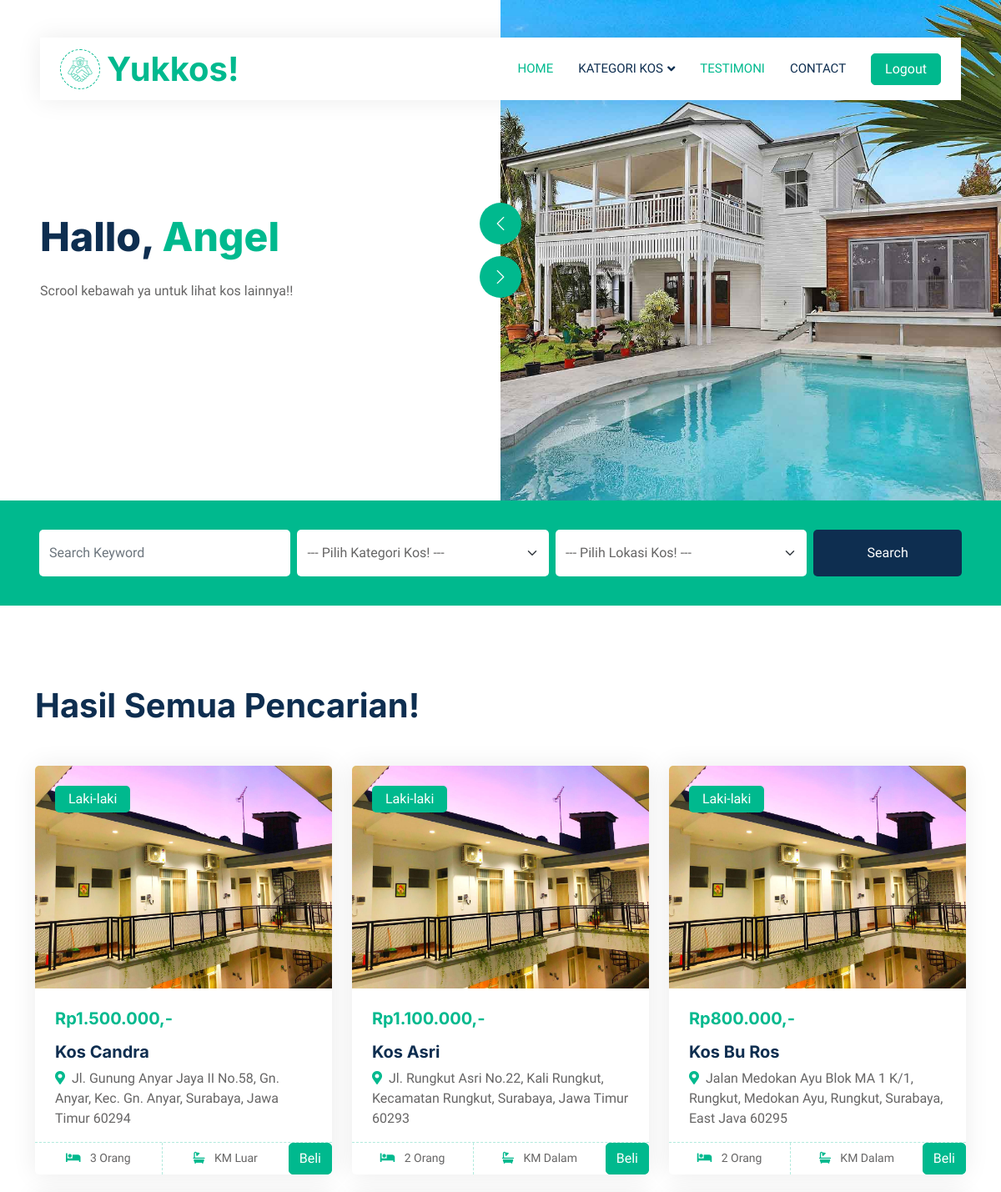
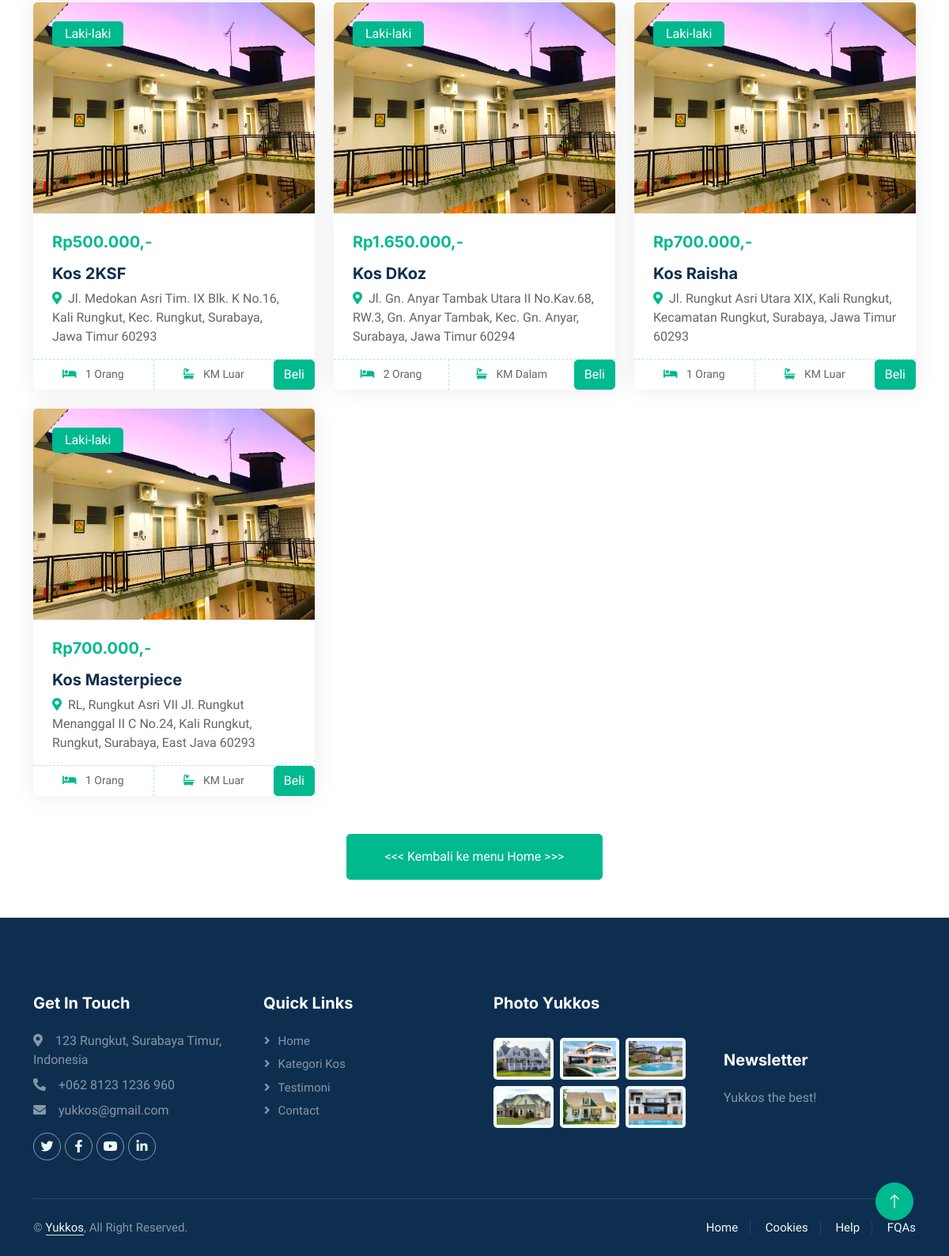
/FormLaki-laki.php, run on the app's committed database (2 pictures, top to bottom).
### tables this page shows
CREATE TABLE `tb_kos` (
  `id_kos` int(11) NOT NULL,
  `NamaKos` varchar(100) NOT NULL,
  `NamaPemilik` varchar(100) NOT NULL,
  `HargaKos` decimal(10,0) NOT NULL,
  `KamarMandi` varchar(100) NOT NULL,
  `JumlahPerkamar` varchar(100) NOT NULL,
  `KategoriKos` varchar(100) NOT NULL,
  `Wilayah` varchar(100) NOT NULL,
  `Alamat` text NOT NULL,
  `Deskripsi` text NOT NULL,
  `Gambar` blob NOT NULL
);

### FormLaki-laki.php (the view, shortened to what this page needs)
<!DOCTYPE html>
<html lang="en">
<head>
    <link href="https://cdnjs.cloudflare.com/ajax/libs/font-awesome/5.10.0/css/all.min.css" rel="stylesheet">
    <link href="https://cdn.jsdelivr.net/npm/bootstrap-icons@1.4.1/font/bootstrap-icons.css" rel="stylesheet">
    <link href="lib/animate/animate.min.css" rel="stylesheet">
    <link href="lib/owlcarousel/assets/owl.carousel.min.css" rel="stylesheet">
    <link href="css/bootstrap.min.css" rel="stylesheet">
    <link href="css/style.css" rel="stylesheet">
</head>
<body>
    <div class="container-xxl bg-white p-0">
        <div class="container-fluid nav-bar bg-transparent">
            <nav class="navbar navbar-expand-lg bg-white navbar-light py-0 px-4">
                <a href="beranda.php" class="navbar-brand d-flex align-items-center text-center">
                    <div class="icon p-2 me-2">
                        <img class="img-fluid" src="img/icon-deal.png" alt="Icon" style="width: 30px; height: 30px;">
                    </div>
                    <h1 class="m-0 text-primary">Yukkos!</h1>
                </a>
                <div class="collapse navbar-collapse" id="navbarCollapse">
                    <div class="navbar-nav ms-auto">
                        <a href="beranda.php" class="nav-item nav-link active">Home</a>
                        <div class="nav-item dropdown">
                            <a href="" class="nav-link dropdown-toggle" data-bs-toggle="dropdown">Kategori Kos</a>
                        </div>
                        <a href="testimoni.php" class="nav-item nav-link active">Testimoni</a>
                        <a href="contact.php" class="nav-item nav-link">Contact</a>
                    </div class="nav-item dropdown">
                    <form action="logout.php" method="post">
                        <button type="submit" class="btn btn-primary px-3 d-none d-lg-flex">Logout</button>
                    </form>
                </div>
            </nav>
        </div>
        <div class="container-fluid header bg-white p-0">
            <div class="row g-0 align-items-center flex-column-reverse flex-md-row">
                <div class="col-md-6 p-5 mt-lg-5">
                    <h1 class="display-5 animated fadeIn mb-4">Hallo, <span class="text-primary">Angel</span></h1>
                    <p class="animated fadeIn mb-4 pb-2">Scrool kebawah ya untuk lihat kos lainnya!!</p>
                </div>
                <div class="col-md-6 animated fadeIn">
                    <div class="owl-carousel header-carousel">
                        <div class="owl-carousel-item">
                            <img class="img-fluid" src="img/carousel-1.jpg" alt="">
                        </div>
                    </div>
                </div>
            </div>
        </div>
        <div class="container-fluid bg-primary mb-5 wow fadeIn" data-wow-delay="0.1s" style="padding: 35px;">
            <div class="container">
                <div class="row g-2">
                    <div class="col-md-10">
                        <div class="row g-2">
                            <div class="col-md-4">
                                <input type="text" class="form-control border-0 py-3" placeholder="Search Keyword">
                            </div>
                            <div class="col-md-4">
                                <select class="form-select border-0 py-3">
                                    <option selected>--- Pilih Kategori Kos! ---</option>
                                </select>
                            </div>
                            <div class="col-md-4">
                                <select class="form-select border-0 py-3">
                                    <option selected>--- Pilih Lokasi Kos! ---</option>
                                </select>
                            </div>
                        </div>
                    </div>
                    <div class="col-md-2">
                        <button class="btn btn-dark border-0 w-100 py-3">Search</button>
                    </div>
                </div>
            </div>
        </div>
        <div class="container-xxl py-5">
            <div class="container">
                <div class="row g-0 gx-5 align-items-end">
                    <div class="col-lg-6">
                        <div class="text-start mx-auto mb-5 wow slideInLeft" data-wow-delay="0.1s">
                            <h1 class="mb-3">Hasil Semua Pencarian!</h1>
                        </div>
                    </div>
                </div>
                <div class="tab-content">
                    <div id="tab-1" class="tab-pane fade show p-0 active">
                        <div class="row g-4">
                            <?php
                            include ("koneksi.php");
                            $sql="SELECT * FROM tb_kos WHERE KategoriKos = 'Laki-laki'";
                            $hasil = mysqli_query($koneksi, $sql);
                            $jmlKos = mysqli_num_rows ($hasil);
                            if ($jmlKos > 0) {
                                while ($row = mysqli_fetch_assoc($hasil)) {
                            ?>
                            <div class="col-lg-4 col-md-6 wow fadeInUp" data-wow-delay="0.1s">
                                <div class="property-item rounded overflow-hidden">
                                    <div class="position-relative overflow-hidden">
                                        <a href=""><img class="img-fluid" src="img/kos.jpeg" alt=""></a>
                                        <div
                                            class="bg-primary rounded text-white position-absolute start-0 top-0 m-4 py-1 px-3">
                                            <?= $row["KategoriKos"]; ?>
                                        </div>
                                    </div>
                                    <div class="p-4 pb-0">
                                        <h5 class="text-primary mb-3"><?= "Rp".number_format($row["HargaKos"], 0, ",", ".").",-"; ?></h5>
                                        <a class="d-block h5 mb-2" href="about.php?id=<?php echo $row['id_kos']?>"><?= $row["NamaKos"];  ?></a>
                                        <p><i class="fa fa-map-marker-alt text-primary me-2"></i><?= $row["Alamat"];  ?></p>
                                    </div>
                                    <div class="d-flex border-top">
                                        <small class="flex-fill text-center border-end py-2"><i
                                                class="fa fa-bed text-primary me-2"></i>
                                            <?= $row["JumlahPerkamar"];  ?></a>
                                        </small>
                                        <small class="flex-fill text-center py-2"><i
                                                class="fa fa-bath text-primary me-2"></i>
                                            <?= $row["KamarMandi"];  ?></a>
                                        </small>
                                        <a href="transaksi.php?id_kos=<?php echo $row['id_kos'];?>" class="btn btn-primary">Beli</a>
                                    </div>
                                </div>
                            </div>
                            <?php
                                }
                            }
                            ?>
                        </div>
                    </div>
                </div>
            </div>
        </div>
        <div class="col-12 text-center">
            <a class="btn btn-primary py-3 px-5" href="beranda.php"><<< Kembali ke menu Home >>></a>
        </div>
        <div class="container-fluid bg-dark text-white-50 footer pt-5 mt-5 wow fadeIn" data-wow-delay="0.1s">
            <div class="container py-5">
                <div class="row g-5">
                    <div class="col-lg-3 col-md-6">
                        <h5 class="text-white mb-4">Get In Touch</h5>
                        <p class="mb-2"><i class="fa fa-map-marker-alt me-3"></i>123 Rungkut, Surabaya Timur, Indonesia
                        </p>
                        <p class="mb-2"><i class="fa fa-phone-alt me-3"></i>+062 8123 1236 960</p>
                        <p class="mb-2"><i class="fa fa-envelope me-3"></i>yukkos@gmail.com</p>
                        <div class="d-flex pt-2">
                            <a class="btn btn-outline-light btn-social" href=""><i class="fab fa-twitter"></i></a>
                            <a class="btn btn-outline-light btn-social" href=""><i class="fab fa-facebook-f"></i></a>
                            <a class="btn btn-outline-light btn-social" href=""><i class="fab fa-youtube"></i></a>
                            <a class="btn btn-outline-light btn-social" href=""><i class="fab fa-linkedin-in"></i></a>
                        </div>
                    </div>
                    <div class="col-lg-3 col-md-6">
                        <h5 class="text-white mb-4">Quick Links</h5>
                        <a class="btn btn-link text-white-50" href="">Home</a>
                        <a class="btn btn-link text-white-50" href="">Kategori Kos</a>
                        <a class="btn btn-link text-white-50" href="">Testimoni</a>
                        <a class="btn btn-link text-white-50" href="">Contact</a>
                    </div>
                    <div class="col-lg-3 col-md-6">
                        <h5 class="text-white mb-4">Photo Yukkos</h5>
                        <div class="row g-2 pt-2">
                            <div class="col-4">
                                <img class="img-fluid rounded bg-light p-1" src="img/property-1.jpg" alt="">
                            </div>
                            <div class="col-4">
                                <img class="img-fluid rounded bg-light p-1" src="img/property-2.jpg" alt="">
                            </div>
                            <div class="col-4">
                                <img class="img-fluid rounded bg-light p-1" src="img/property-3.jpg" alt="">
                            </div>
                            <div class="col-4">
                                <img class="img-fluid rounded bg-light p-1" src="img/property-4.jpg" alt="">
                            </div>
                            <div class="col-4">
                                <img class="img-fluid rounded bg-light p-1" src="img/property-5.jpg" alt="">
                            </div>
                            <div class="col-4">
                                <img class="img-fluid rounded bg-light p-1" src="img/property-6.jpg" alt="">
                            </div>
                        </div>
                    </div>
                    <div class="col-lg-3 col-md-6">
                        <h5 class="text-white mb-4"><br><br><br>Newsletter</h5>
                        <p>Yukkos the best!</p>
                    </div>
                </div>
            </div>
            <div class="container">
                <div class="copyright">
                    <div class="row">
                        <div class="col-md-6 text-center text-md-start mb-3 mb-md-0">
                            &copy; <a class="border-bottom" href="#">Yukkos</a>, All Right Reserved.
                        </div>
                        <div class="col-md-6 text-center text-md-end">
                            <div class="footer-menu">
                                <a href="">Home</a>
                                <a href="">Cookies</a>
                                <a href="">Help</a>
                                <a href="">FQAs</a>
                            </div>
                        </div>
                    </div>
                </div>
            </div>
        </div>
        <a href="#" class="btn btn-lg btn-primary btn-lg-square back-to-top"><i class="bi bi-arrow-up"></i></a>
    </div>
</body>
</html>

### css/style.css (style rules this page uses)
:root { --primary: #00B98E; --secondary: #FF6922; --light: #EFFDF5; --dark: #0E2E50; }
.back-to-top { position: fixed; display: none; right: 45px; bottom: 45px; z-index: 99; }
.btn { transition: .5s; }
.btn.btn-primary, .btn.btn-secondary { color: #FFFFFF; }
.btn-lg-square { width: 48px; height: 48px; }
.btn-square, .btn-sm-square, .btn-lg-square { padding: 0; display: flex; align-items: center; justify-content: center; font-weight: normal; border-radius: 50px; }
.nav-bar { position: relative; margin-top: 45px; padding: 0 3rem; transition: .5s; z-index: 9999; }
.navbar { box-shadow: 0 0 30px rgba(0, 0, 0, .08); }
.navbar .dropdown-toggle::after { border: none; content: "\f107"; font-family: "Font Awesome 5 Free"; font-weight: 900; vertical-align: middle; margin-left: 5px; transition: .5s; }
.navbar-light .navbar-nav .nav-link { margin-right: 30px; padding: 25px 0; color: #FFFFFF; font-size: 15px; text-transform: uppercase; outline: none; }
.navbar-light .navbar-nav .nav-link:hover, .navbar-light .navbar-nav .nav-link.active { color: var(--primary); }
.navbar-light .navbar-brand { height: 75px; }
.navbar-light .navbar-nav .nav-link { color: var(--dark); font-weight: 500; }
@media (min-width: 992px) { .header { margin-top: -120px; } }
.icon { padding: 15px; display: inline-flex; align-items: center; justify-content: center; background: #FFFFFF !important; border-radius: 50px; border: 1px dashed var(--primary) !important; }
.property-item { box-shadow: 0 0 30px rgba(0, 0, 0, .08); }
.property-item img { transition: .5s; }
.property-item .border-top { border-top: 1px dashed rgba(0, 185, 142, .3) !important; }
.property-item .border-end { border-right: 1px dashed rgba(0, 185, 142, .3) !important; }
.footer .btn.btn-social { margin-right: 5px; width: 35px; height: 35px; display: flex; align-items: center; justify-content: center; color: var(--light); border: 1px solid rgba(255,255,255,0.5); border-radius: 35px; transition: .3s; }
.footer .btn.btn-link { display: block; margin-bottom: 5px; padding: 0; text-align: left; font-size: 15px; font-weight: normal; text-transform: capitalize; transition: .3s; }
.footer .btn.btn-link::before { position: relative; content: "\f105"; font-family: "Font Awesome 5 Free"; font-weight: 900; margin-right: 10px; }
.footer .copyright { padding: 25px 0; font-size: 15px; border-top: 1px solid rgba(256, 256, 256, .1); }
.footer .copyright a { color: var(--light); }
.footer .footer-menu a { margin-right: 15px; padding-right: 15px; border-right: 1px solid rgba(255, 255, 255, .1); }
.footer .footer-menu a:last-child { margin-right: 0; padding-right: 0; border-right: none; }

### data on the page
tb_kos: KategoriKos "Laki-laki", HargaKos "1.500.000", NamaKos "Kos Candra", Alamat "Jl. Gunung Anyar Jaya II No.58, Gn. Anyar, Kec. Gn. Anyar, Surabaya, Jawa Timur 60294", JumlahPerkamar "3 Orang", KamarMandi "KM Luar"
tb_kos: KategoriKos "Laki-laki", HargaKos "1.100.000", NamaKos "Kos Asri", Alamat "Jl. Rungkut Asri No.22, Kali Rungkut, Kecamatan Rungkut, Surabaya, Jawa Timur 60293", JumlahPerkamar "2 Orang", KamarMandi "KM Dalam"
tb_kos: KategoriKos "Laki-laki", HargaKos "800.000", NamaKos "Kos Bu Ros", Alamat "Jalan Medokan Ayu Blok MA 1 K/1, Rungkut, Medokan Ayu, Rungkut, Surabaya, East Java 60295", JumlahPerkamar "2 Orang", KamarMandi "KM Dalam"
tb_kos: KategoriKos "Laki-laki", HargaKos "500.000", NamaKos "Kos 2KSF", Alamat "Jl. Medokan Asri Tim. IX Blk. K No.16, Kali Rungkut, Kec. Rungkut, Surabaya, Jawa Timur 60293", JumlahPerkamar "1 Orang", KamarMandi "KM Luar"
tb_kos: KategoriKos "Laki-laki", HargaKos "1.650.000", NamaKos "Kos DKoz", Alamat "Jl. Gn. Anyar Tambak Utara II No.Kav.68, RW.3, Gn. Anyar Tambak, Kec. Gn. Anyar, Surabaya, Jawa Timur 60294", JumlahPerkamar "2 Orang", KamarMandi "KM Dalam"
tb_kos: KategoriKos "Laki-laki", HargaKos "700.000", NamaKos "Kos Raisha", Alamat "Jl. Rungkut Asri Utara XIX, Kali Rungkut, Kecamatan Rungkut, Surabaya, Jawa Timur 60293", JumlahPerkamar "1 Orang", KamarMandi "KM Luar"
tb_kos: KategoriKos "Laki-laki", HargaKos "700.000", NamaKos "Kos Masterpiece", Alamat "RL, Rungkut Asri VII Jl. Rungkut Menanggal II C No.24, Kali Rungkut, Rungkut, Surabaya, East Java 60293", JumlahPerkamar "1 Orang", KamarMandi "KM Luar"
